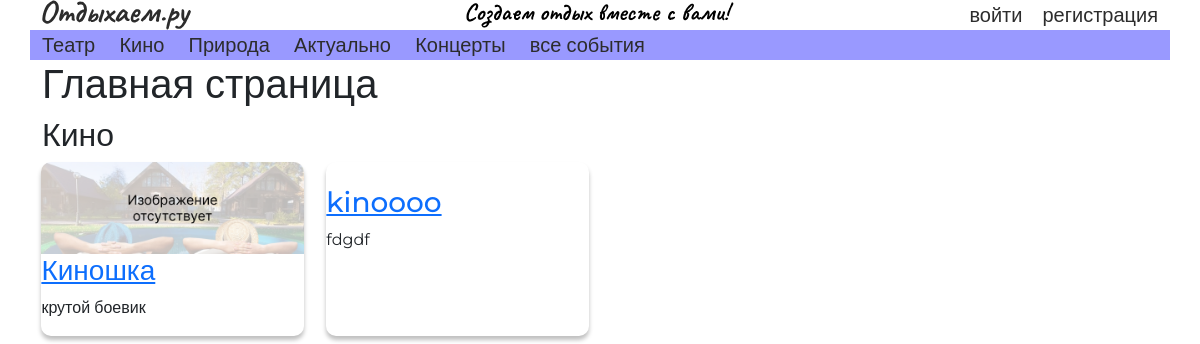
The app's page /, older data.
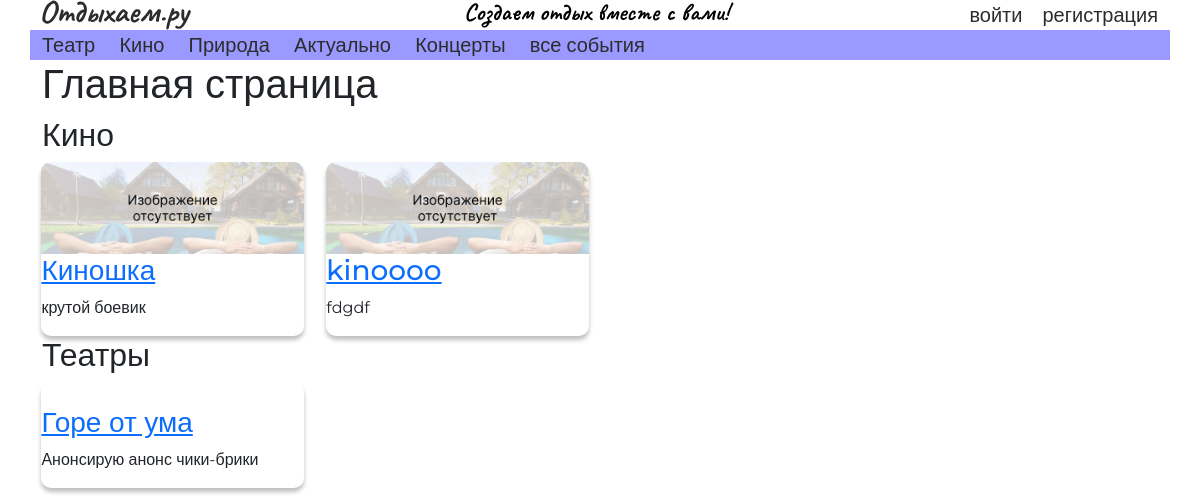
The same page, newer data.
### events/models.py (models this page shows, shortened)
class Event(models.Model):
    title = models.CharField('Title', max_length=50, default='')
    anons = models.CharField('Anons', max_length=100, default='')
    date = models.DateTimeField('Date', default=django.utils.timezone.now())
    creator_id = models.ForeignKey('auth.User', models.SET(1))
    category = models.ForeignKey('events.Category', models.SET(1))
    source = models.CharField("Source", max_length=200, default='')
    typeOfEvent = models.ForeignKey('events.TypeOfEvent', models.SET(1))
    image = models.ImageField(upload_to="images", default=None, null=True)

### main/views.py (the view)
# urls.py: path('', views.main_page, name="home"),
def main_page(request):
    cinemas = Event.objects.filter(category_id=2) & Event.objects.filter(typeOfEvent__name='public')[0:5]
    actual = Event.objects.filter(category_id=4) & Event.objects.filter(typeOfEvent__name='public')[0:5]
    theaters = Event.objects.filter(category_id=3) & Event.objects.filter(typeOfEvent__name='public')[0:5]
    jopa = None
    if True:
        jopa = Event.objects.all()
    return render(request, 'main/main.html', {"cinemas": cinemas, "actual": actual, "theaters": theaters, "jopa": jopa})
    pass

### main/templates/main/main.html (shortened to what this page needs)
{% extends 'index.html' %}
{% load static %}
{% block body %}
    <h1>Главная страница</h1>
    {% if cinemas %}
        <div class="row main-cat">
            <h2 class="main-cat__title">Кино</h2>
            {% for cinema in cinemas %}
                <div class="event-item">
                    {% if cinema.image %}
                        <img class="event-item__img" src="/media/{{ cinema.image }}" alt="">
                    {% else %}
                        <img class="event-item__img" src={% static 'картинка.png' %} alt="">
                    {% endif %}
                    <h3 class="event-item__title"><a href="{% url 'event_detail' cinema.id %}">{{ cinema.title }}</a></h3>
                    <p class="event-item__anons">{{ cinema.anons }}</p>
                </div>
            {% endfor %}
        </div>
    {% endif %}
    {% if theaters %}
        <div class="row main-cat">
            <h2 class="main-cat__title">Театры</h2>
            {% for theater in theaters %}
                <div class="event-item">
                    <h3 class="event-item__title"><a href="{% url 'event_detail' theater.id %}">{{ theater.title }}</a></h3>
                    <p class="event-item__anons">{{ theater.anons }}</p>
                </div>
            {% endfor %}
        </div>
    {% endif %}
{% endblock %}

Row changes from the older to the newer data that the page shows:
changed Event "kinoooo": image: picture added
added Event: title "Горе от ума", anons "Анонсирую анонс чики-брики", shown under "Театры"
Text that changed along with them:
text now shown: "Театры"
